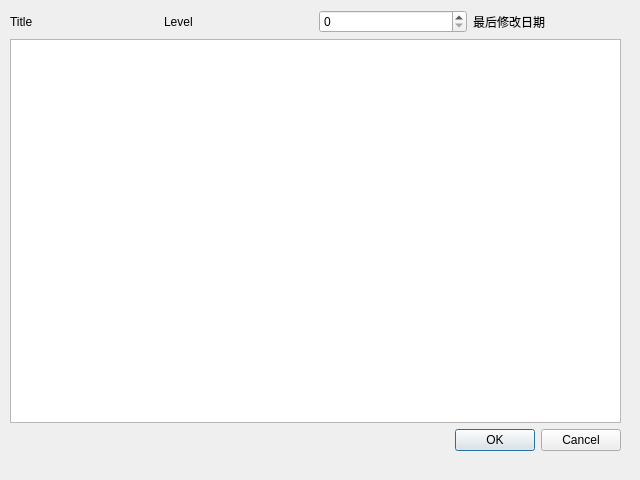
<?xml version="1.0" encoding="UTF-8"?>
<ui version="4.0">
 <class>StockNoteDlg</class>
 <widget class="QDialog" name="StockNoteDlg">
  <property name="geometry">
   <rect>
    <x>0</x>
    <y>0</y>
    <width>640</width>
    <height>480</height>
   </rect>
  </property>
  <property name="windowTitle">
   <string>Dialog</string>
  </property>
  <widget class="QWidget" name="verticalLayoutWidget">
   <property name="geometry">
    <rect>
     <x>10</x>
     <y>10</y>
     <width>611</width>
     <height>441</height>
    </rect>
   </property>
   <layout class="QVBoxLayout" name="verticalLayout">
    <item>
     <layout class="QHBoxLayout" name="horizontalLayout">
      <item>
       <widget class="QLabel" name="labelTitle">
        <property name="text">
         <string>Title</string>
        </property>
       </widget>
      </item>
      <item>
       <widget class="QLabel" name="label">
        <property name="text">
         <string>Level</string>
        </property>
       </widget>
      </item>
      <item>
       <widget class="QSpinBox" name="spinBoxLevel"/>
      </item>
      <item>
       <widget class="QLabel" name="labelLastDate">
        <property name="text">
         <string>最后修改日期</string>
        </property>
       </widget>
      </item>
     </layout>
    </item>
    <item>
     <widget class="QPlainTextEdit" name="plainTextEdit"/>
    </item>
    <item>
     <widget class="QDialogButtonBox" name="buttonBox">
      <property name="orientation">
       <enum>Qt::Horizontal</enum>
      </property>
      <property name="standardButtons">
       <set>QDialogButtonBox::Cancel|QDialogButtonBox::Ok</set>
      </property>
     </widget>
    </item>
   </layout>
  </widget>
 </widget>
 <resources/>
 <connections>
  <connection>
   <sender>buttonBox</sender>
   <signal>accepted()</signal>
   <receiver>StockNoteDlg</receiver>
   <slot>accept()</slot>
   <hints>
    <hint type="sourcelabel">
     <x>248</x>
     <y>254</y>
    </hint>
    <hint type="destinationlabel">
     <x>157</x>
     <y>274</y>
    </hint>
   </hints>
  </connection>
  <connection>
   <sender>buttonBox</sender>
   <signal>rejected()</signal>
   <receiver>StockNoteDlg</receiver>
   <slot>reject()</slot>
   <hints>
    <hint type="sourcelabel">
     <x>316</x>
     <y>260</y>
    </hint>
    <hint type="destinationlabel">
     <x>286</x>
     <y>274</y>
    </hint>
   </hints>
  </connection>
 </connections>
</ui>
